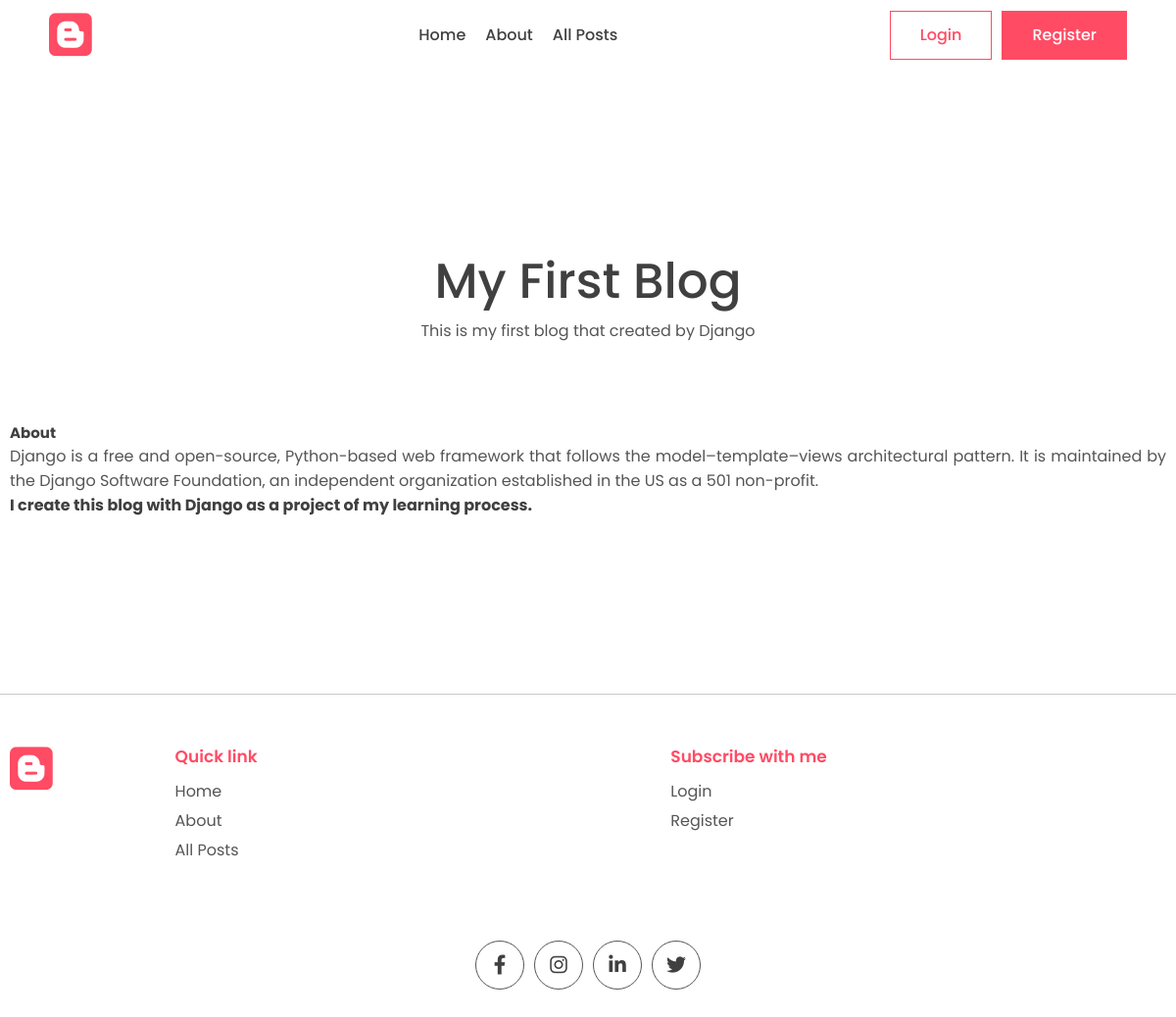
/about, run on the app's committed database.
### app/models.py (models this page shows)
class WebsiteMeta(models.Model):
    title = models.CharField(max_length=100)
    description = models.CharField(max_length=200)
    about = models.TextField()

### app/views.py (the view)
# urls.py: path('about', views.about_page, name='about_page'),
def about_page(request):
    website_info = None
    request.session['log_in'] = False
    if WebsiteMeta.objects.all().exists():
        website_info = WebsiteMeta.objects.all()[0]
    context = {'website_info': website_info}
    return render(request, 'app/about.html', context)

### app/context_processors.py (called while the page is built)
def subscribe_to_base(request):
    subscribe_form = SubscribeForm()
    subscribe_successful = None
    log_in = request.session.get('log_in', False)
    username = request.session.get('username', '')
    if request.POST:
            subscribe = SubscribeForm(request.POST)
            if subscribe.is_valid():
                subscribe.save()
                subscribe_successful = 'subscribe_successfully'
                subscribe_form = SubscribeForm()
    return {'subscribe_form': subscribe_form, 'subscribe_successful': subscribe_successful, 'log_in':log_in, 'username': username}

### app/templates/app/about.html (shortened to what this page needs)
{% extends 'base.html' %}
{% block content %}
<main>
        <div class="container">
            <center>
                <div class="typo">
                    <h1 class="title">{{website_info.title}}</h1>
                    <p>{{website_info.description}}</p>
                </div>
            </center>
        </div>
        <section class="sp">
            <div class="container">
                <h1>  About </h1>
                <p>{{website_info.about|safe}}</p>
            </div>
        </section>
    </main>
{% endblock content %}

### templates/base.html (shortened to what this page needs)
{% load static %}
<!DOCTYPE html>
<html lang="en">
  <head>
    <link rel="stylesheet" href={% static 'app/style.css' %} />
    <link
      rel="stylesheet"
      href="https://unicons.iconscout.com/release/v2.1.6/css/unicons.css"
    />
    <link
      rel="stylesheet"
      href="https://cdnjs.cloudflare.com/ajax/libs/font-awesome/6.1.1/css/all.min.css"
    />
  </head>
  <body>
    {% include 'inc/header.html' %}
    <main>
        {% block content %}
        {% endblock content %}
    </main>
    {% include 'inc/footer.html' %}
  </body>
</html>

### templates/inc/header.html (shortened to what this page needs)
<header>
    <a href={% url 'home:index' %}>
    <div class="container container-fluid">
        <div class="logo">
        <i class="fa-brands fa-blogger"></i>
      </div>
      <div class="links">
        <a href={% url 'home:index' %}>Home</a>
        <a href={% url 'home:about_page' %}>About</a>
        <a href={% url 'home:all_posts'%}>All Posts</a>
      </div>
      <div class="action-btn">
        {% if user.is_authenticated %}
          <p>{{user.username}}</p>
          <a href={% url 'accounts:logout_user' %} class="btn btn-scoundary">Log Out</a>
        {% else %}
          <a href={% url 'accounts:login_user' %} class="btn btn-scoundary">Login</a>
          <a href={% url 'accounts:register_user' %} class="btn btn-primary">Register</a>
        {% endif %}
      </div>
    </div>
  </header>

### templates/inc/footer.html
<footer>
    <div class="container">
      <div class="grid-4">
        <div class="logo f-logo">
          <i class="fa-brands fa-blogger"></i>
        </div>
        <div class="link">
          <h2>Quick link</h2>
          <div class="q-link">
            <a href={% url 'home:index' %}>Home</a>
            <a href={% url 'home:about_page' %}>About</a>
            <a href={% url 'home:all_posts'%}>All Posts</a>
          </div>
        </div>
        <div class="link">
          {% if user.is_authenticated %}
          <h2>{{user.username}}</h2>
          <div class="q-link">
          <a href={% url 'accounts:logout_user' %}>Log out</a>
          </div>
          {% else %}
          <h2>Subscribe with me</h2>
          <div class="q-link">
            <a href={% url 'accounts:login_user' %}>Login</a>
            <a href={% url 'accounts:register_user' %}>Register</a>
          </div>
          {% endif %}
        </div>
      </div>
      <div class="share">
        <div class="social">
          <a href="#">
            <i class="fa-brands fa-facebook-f"></i>
          </a>
          <a href="#">
            <i class="fa-brands fa-instagram"></i>
          </a>
          <a href="#">
            <i class="fa-brands fa-linkedin-in"></i>
          </a>
          <a href="#">
            <i class="fa-brands fa-twitter"></i>
          </a>
        </div>
      </div>
    </div>
  </footer>

### app/static/app/style.css (style rules this page uses)
* { margin: 0; padding: 0; box-sizing: border-box; text-decoration: none; border: none; outline: none; list-style: none; font-family: "Poppins", sans-serif; color: var(--black); }
:root { --red: #ff4b64; --black: #404040; --des: #555555; --shadow: #ffffff1a 0px 1px 1px 0px inset, #32325d40 0px 50px 100px -20px, #0000004d 0px 30px 60px -30px; --shadow2: rgba(17, 12, 46, 0.084) 0px 48px 100px 0px; }
html { font-size: 62.5%; }
[class*="grid"] { display: grid; }
.container { max-width: 1220px; margin: auto; padding: 0 10px; }
.container-fluid { max-width: 100%; padding: 0 5rem; }
p, a { font-size: 1.6rem; color: var(--des); }
header { padding: 1rem 0; position: fixed; width: 100%; z-index: 99999; background: white; top: 0rem; }
header .container { display: flex; align-items: center; justify-content: space-between; }
.logo { width: 20rem; }
.logo i { font-size: 5rem; color: var(--red); }
.btn { cursor: pointer; height: 5rem; padding: 0 3rem; font-size: 1.6rem; font-weight: 500; border: 1px solid var(--red); display: flex; align-items: center; justify-content: center; gap: 1rem; }
.btn-primary { background: var(--red); color: white; }
.btn-scoundary { background: transparent; color: var(--red); }
.action-btn, .links { display: flex; align-items: center; gap: 1rem; }
.links { gap: 2rem; }
.links a { color: var(--black); font-size: 1.6rem; font-weight: 500; }
.typo { width: 50%; margin-top: 5rem; }
.title { font-size: 5rem; font-weight: 500; }
.sp { padding: 8rem 0; }
.grid-4 { grid-template-columns: 1fr 3fr 3fr auto; align-items: flex-start; }
.logo { width: 10rem; }
.q-link { display: flex; justify-content: space-around; flex-direction: column; gap: 0.5rem; margin-top: 1rem; }
.link h2, .news-signup h2 { color: var(--red); font-weight: 600; font-size: 1.7rem; }
footer { padding: 5rem 0; margin-top: 5rem; }
footer .container { border-top: 1px solid #00000036; padding-top: 5rem; }
.share { width: fit-content; margin: auto; margin-top: 8rem; }
.social { display: flex; align-items: center; gap: 1rem; }
.social a { width: 5rem; aspect-ratio: 1/1; border-radius: 50%; border: 1px solid var(--des); display: flex; align-items: center; justify-content: center; transition: 0.3s; }
.social i { color: var(--black); font-size: 2rem; transition: 0.3s; }
main { padding-top: 10rem !important; }

### data on the page
WebsiteMeta: title "My First Blog", description "This is my first blog that created by Django", about "Django is a free and open-source, Python-based web framework that follows the model–template–views architectural pattern. It is maintained by the Django Software Foundation, an independent organization established in the US as a 501 non-profit. I create this blog with Django as a project of my learning process."
